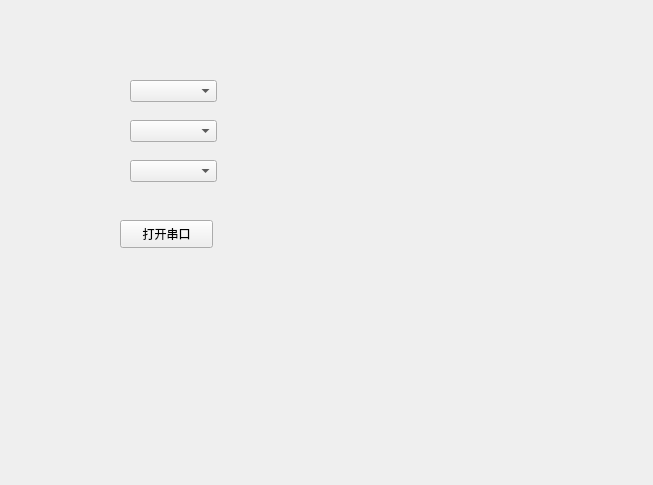
<?xml version="1.0" encoding="UTF-8"?>
<ui version="4.0">
 <class>MyWidget</class>
 <widget class="QWidget" name="MyWidget">
  <property name="geometry">
   <rect>
    <x>0</x>
    <y>0</y>
    <width>653</width>
    <height>485</height>
   </rect>
  </property>
  <property name="windowTitle">
   <string>MyWidget</string>
  </property>
  <widget class="QComboBox" name="com1">
   <property name="geometry">
    <rect>
     <x>130</x>
     <y>80</y>
     <width>87</width>
     <height>22</height>
    </rect>
   </property>
  </widget>
  <widget class="QComboBox" name="com2">
   <property name="geometry">
    <rect>
     <x>130</x>
     <y>120</y>
     <width>87</width>
     <height>22</height>
    </rect>
   </property>
  </widget>
  <widget class="QComboBox" name="com3">
   <property name="geometry">
    <rect>
     <x>130</x>
     <y>160</y>
     <width>87</width>
     <height>22</height>
    </rect>
   </property>
  </widget>
  <widget class="QPushButton" name="openSerialPort">
   <property name="geometry">
    <rect>
     <x>120</x>
     <y>220</y>
     <width>93</width>
     <height>28</height>
    </rect>
   </property>
   <property name="text">
    <string>打开串口</string>
   </property>
  </widget>
 </widget>
 <layoutdefault spacing="6" margin="11"/>
 <resources/>
 <connections/>
</ui>
